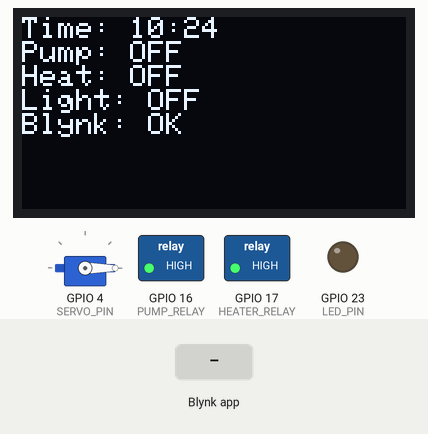
A program run on a simulated ESP32. On the bench: servo, 128×64 one-colour display, switched loads named in the program (green lamp = pin HIGH), output pins drawn as LEDs (lit = HIGH). The inputs (shaded band) are chosen by the test bench. WiFi joins after 1.5 s; servers stay silent unless stated; the local clock reads 2024-03-15 10:24:30 at power-on unless the program sets it; no MQTT or app messages arrive unless stated; pins used as bus, display or sensor lines are not drawn; what the program prints to the serial monitor is not drawn.

Above: at 2.7 s.
2.8 s: Blynk app writes 1 to V2
At 3.9 s:
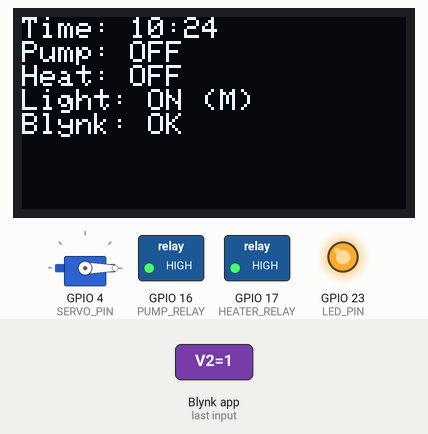
4.8 s: Blynk app writes 0 to V2
At 6.5 s:
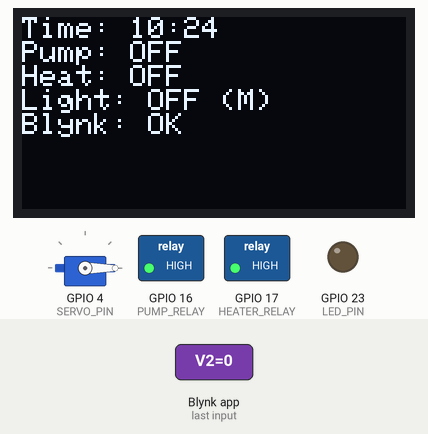
6.8 s: Blynk app writes 1 to V0
At 8.3 s:
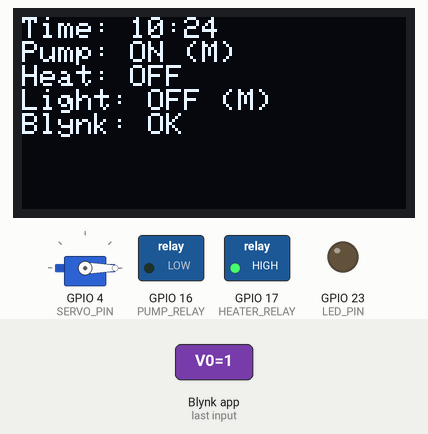
8.8 s: Blynk app writes 1 to V1
At 9.9 s:
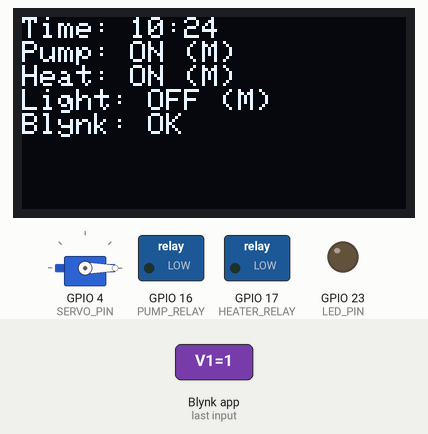
10.8 s: Blynk app writes 200 to V2
At 12.5 s:
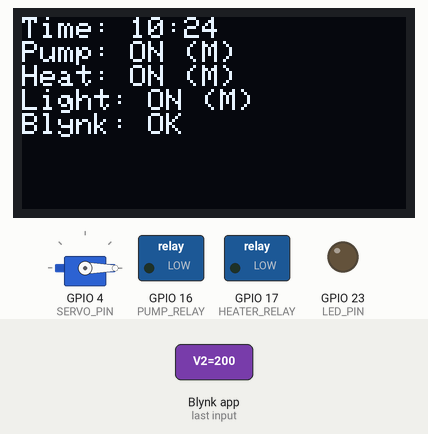
12.8 s: Blynk app writes 0 to V0
At 14.4 s:
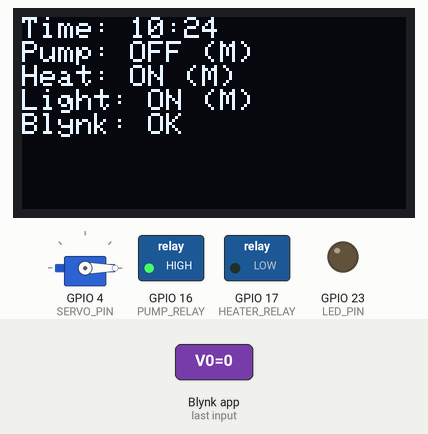
Timing chart, 0 to 15.9 s (numbered marks = the images above; inputs shaded):
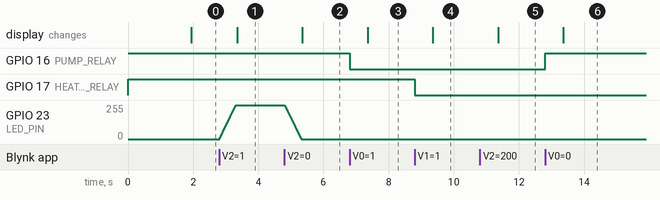

Measured:
- after the input at 2.8 s, GPIO 23 (LED_PIN): moves from 0/255 to 255/255 over 0.50 s, starting at once; the display: changes after 0.55 s (image 1)
- after the input at 4.8 s, GPIO 23 (LED_PIN): moves from 255/255 to 0/255 over 0.50 s, starting at once; the display: changes after 0.55 s (image 2)
- after the input at 6.8 s, GPIO 16 (PUMP_RELAY): HIGH → LOW at once; the display: changes after 0.55 s (image 3)
- after the input at 8.8 s, GPIO 17 (HEATER_RELAY): HIGH → LOW at once; the display: changes after 0.56 s (image 4)
- after the input at 10.8 s, the display: changes after 0.56 s (image 5)
- after the input at 12.8 s, GPIO 16 (PUMP_RELAY): LOW → HIGH at once; the display: changes after 0.56 s (image 6)

The program:

main.cpp
```cpp
//------------Semester Project: Smart Aquarium Controller------------//
//Group Members:
//- Muhammad Hassan Baig (23-NTU-CS-1070)
//- Muhammad Umer        (23-NTU-CS-1078)
//- Muhammad Naveed      (22-NTU-CS-1205)
// This code manages an aquarium's pump, heater, LED lighting, and fish feeder
// It uses Blynk for remote control and MQTT for state reporting


#define BLYNK_TEMPLATE_ID "TMPL6Tc8YLoAK"
#define BLYNK_TEMPLATE_NAME "Smart Aquarium"
#define BLYNK_AUTH_TOKEN "thMQXGtDYGgplCN-k8WAdDwoXn6xTZ_H"

#include <WiFi.h>
#include <WiFiClient.h>
#include <BlynkSimpleEsp32.h>
#include <PubSubClient.h>
#include <ESP32Servo.h>
#include <Wire.h>
#include <Adafruit_GFX.h>
#include <Adafruit_SSD1306.h>
#include <RtcDS1302.h>

/************ WIFI & MQTT ************/
const char* ssid = "23-1078";
const char* password = "";
const char* mqtt_server = "192.168.43.68";
const int mqtt_port = 1883;

WiFiClient espClient;
PubSubClient client(espClient);

/************ PINS ************/
#define PUMP_RELAY   16
#define HEATER_RELAY 17
#define SERVO_PIN    4
#define LED_PIN      23

#define RTC_CLK 25
#define RTC_DAT 26
#define RTC_RST 27

#define OLED_SDA 21
#define OLED_SCL 22

/************ OBJECTS ************/
Servo feederServo;
ThreeWire rtcWire(RTC_DAT, RTC_CLK, RTC_RST);
RtcDS1302<ThreeWire> Rtc(rtcWire);
Adafruit_SSD1306 display(128, 64, &Wire, -1);

/************ STATE VARIABLES ************/
bool pumpState = false;
bool heaterState = false;
bool ledState = false;
bool feedingNow = false;

// Override flags
bool pumpOverride = false;
bool heaterOverride = false;
bool ledOverride = false;

// Schedule Times (Start H, Start M, End H, End M)
// V10: Pump, V11: Heater, V12: LED
int pumpSH=0, pumpSM=0, pumpEH=0, pumpEM=0;
int heaterSH=0, heaterSM=0, heaterEH=0, heaterEM=0;
int ledSH=0, ledSM=0, ledEH=0, ledEM=0;

// Feeding Schedule
int feedH=8, feedM=0;
bool feedDoneToday = false;

// LED PWM
const int freq = 5000;
const int ledChannel = 0;
const int resolution = 8;

/************ HARDWARE CONTROL ************/

// Updates Hardware + MQTT + Blynk
void setPump(bool on, bool fromBlynk = false) {
    if (pumpState != on) {
        pumpState = on;
        digitalWrite(PUMP_RELAY, on ? LOW : HIGH); // Active LOW

        const char* pay = on ? "ON" : "OFF";
        client.publish("aquarium/state/pump", pay);

        if (!fromBlynk) {
            Blynk.virtualWrite(V0, on ? 1 : 0);
        }
    }
}

void setHeater(bool on, bool fromBlynk = false) {
    if (heaterState != on) {
        heaterState = on;
        digitalWrite(HEATER_RELAY, on ? LOW : HIGH); // Active LOW

        const char* pay = on ? "ON" : "OFF";
        client.publish("aquarium/state/heater", pay);

        if (!fromBlynk) {
            Blynk.virtualWrite(V1, on ? 1 : 0);
        }
    }
}

// PWM Fade Wrapper
void ledFade(bool fadeIn) {
    if (fadeIn) {
        ledcAttachPin(LED_PIN, ledChannel); // Attach before fading in
        // Fade 0 -> 255
        for (int i = 0; i <= 255; i += 5) {
            ledcWrite(ledChannel, i);
            delay(10);
        }
    } else {
        // Fade 255 -> 0
        for (int i = 255; i >= 0; i -= 5) {
            ledcWrite(ledChannel, i);
            delay(10);
        }
        ledcWrite(ledChannel, 0); // Ensure fully OFF
        ledcDetachPin(LED_PIN);   // Detach PWM
        digitalWrite(LED_PIN, LOW); // Hard pull-down
    }
}

void setLED(bool on, bool fromBlynk = false) {
    if (ledState != on) {
        ledState = on;

        ledFade(on);

        const char* pay = on ? "ON" : "OFF";
        client.publish("aquarium/state/led", pay);

        if (!fromBlynk) {
             Blynk.virtualWrite(V2, on ? 1 : 0);
        }
    }
}

void feedFish() {
    if (feedingNow) return;
    feedingNow = true;

    client.publish("aquarium/state/feed", "RUNNING");
    Blynk.virtualWrite(V3, 1);


    feederServo.attach(SERVO_PIN);

    // Rotate 0 to 180
    for(int i=0; i<=180; i+=2){
        feederServo.write(i);
        delay(10);
    }

    // Rotate 180 to 0
    for(int i=180; i>=0; i-=2){
        feederServo.write(i);
        delay(10);
    }

    feederServo.detach();

    feedingNow = false;
    client.publish("aquarium/state/feed", "IDLE");
    Blynk.virtualWrite(V3, 0);
}

/************ BLYNK HANDLERS ************/
// V0: Pump Switch
BLYNK_WRITE(V0) {
    bool val = param.asInt();
    pumpOverride = true;
    setPump(val, true);
}
// V1: Heater Switch
BLYNK_WRITE(V1) {
    bool val = param.asInt();
    heaterOverride = true;
    setHeater(val, true);
}
// V2: LED Switch
BLYNK_WRITE(V2) {
    bool val = param.asInt();
    ledOverride = true;
    setLED(val, true);
}
// V3: Feed Button
BLYNK_WRITE(V3) {
    if(param.asInt() == 1) {
        feedFish();
    }
}

// Time Input Widgets parsing: Start(sec), Stop(sec), TZ...
// We just need Start/Stop
void parseTimeInput(const BlynkParam& param, int &sh, int &sm, int &eh, int &em) {
    long start = param[0].asLong();
    long stop = param[1].asLong();

    // TimeInput sends seconds from midnight
    sh = (start / 3600) % 24;
    sm = (start / 60) % 60;
    eh = (stop / 3600) % 24;
    em = (stop / 60) % 60;
}

BLYNK_WRITE(V10) { // Pump Schedule
    parseTimeInput(param, pumpSH, pumpSM, pumpEH, pumpEM);
    pumpOverride = false;
    // Also publish to MQTT for Node-RED visibility?
    char buf[20];
    sprintf(buf, "%02d:%02d-%02d:%02d", pumpSH, pumpSM, pumpEH, pumpEM);
    client.publish("aquarium/state/schedule/pump", buf);
}

BLYNK_WRITE(V11) { // Heater Schedule
    parseTimeInput(param, heaterSH, heaterSM, heaterEH, heaterEM);
    heaterOverride = false;
    char buf[20];
    sprintf(buf, "%02d:%02d-%02d:%02d", heaterSH, heaterSM, heaterEH, heaterEM);
    client.publish("aquarium/state/schedule/heater", buf);
}

BLYNK_WRITE(V12) { // LED Schedule
    parseTimeInput(param, ledSH, ledSM, ledEH, ledEM);
    ledOverride = false;
    char buf[20];
    sprintf(buf, "%02d:%02d-%02d:%02d", ledSH, ledSM, ledEH, ledEM);
    client.publish("aquarium/state/schedule/led", buf);
}


/************ MQTT CALLBACK ************/
void mqttCallback(char* topic, byte* payload, unsigned int length) {
    String msg;
    for (int i = 0; i < length; i++) msg += (char)payload[i];
    String t = String(topic);

    if (t == "aquarium/set/pump") {
        pumpOverride = true;
        setPump(msg == "ON", false);
    }
    else if (t == "aquarium/set/heater") {
        heaterOverride = true;
        setHeater(msg == "ON", false);
    }
    else if (t == "aquarium/set/led") {
        ledOverride = true;
        setLED(msg == "ON", false);
    }
    else if (t == "aquarium/set/feed") {
        feedFish();
    }
    else if (t == "aquarium/set/override/reset") {
        pumpOverride = false;
        heaterOverride = false;
        ledOverride = false;
    }
}

void reconnectMqtt() {
    if (!client.connected()) {
        if (client.connect("ESP32Aquarium")) {
            client.subscribe("aquarium/set/#");
        }
    }
}

/************ SETUP ************/
void setup() {
    Serial.begin(115200);

    // Init Pins
    pinMode(PUMP_RELAY, OUTPUT);
    digitalWrite(PUMP_RELAY, HIGH); // OFF
    pinMode(HEATER_RELAY, OUTPUT);
    digitalWrite(HEATER_RELAY, HIGH); // OFF

    // Explicitly set LED OFF first
    pinMode(LED_PIN, OUTPUT);
    digitalWrite(LED_PIN, LOW);

    ledcSetup(ledChannel, freq, resolution);

    feederServo.attach(SERVO_PIN);
    feederServo.write(0);
    feederServo.detach();

    // Init OLED
    Wire.begin(OLED_SDA, OLED_SCL);
    display.begin(SSD1306_SWITCHCAPVCC, 0x3C);
    display.clearDisplay();
    display.setTextSize(1);
    display.setTextColor(WHITE);
    display.setCursor(0,0);
    display.println("Booting...");
    display.display();

    // Init RTC
    Rtc.Begin();

    // Connect WiFi

    WiFi.begin(ssid, password);
    int wifiCount = 0;
    while (WiFi.status() != WL_CONNECTED && wifiCount < 20) {
        delay(500);
        Serial.print(".");
        wifiCount++;
    }

    Blynk.config(BLYNK_AUTH_TOKEN);

    // Sync Time
    configTime(5 * 3600, 0, "pool.ntp.org", "time.nist.gov");
    struct tm timeinfo;
    if (getLocalTime(&timeinfo)) {
        RtcDateTime now(timeinfo.tm_year + 1900, timeinfo.tm_mon + 1, timeinfo.tm_mday, timeinfo.tm_hour, timeinfo.tm_min, timeinfo.tm_sec);
        Rtc.SetDateTime(now);
    }

    client.setServer(mqtt_server, mqtt_port);
    client.setCallback(mqttCallback);
}

bool isTimeInRange(int h, int m, int sh, int sm, int eh, int em) {
    int now = h * 60 + m;
    int start = sh * 60 + sm;
    int end = eh * 60 + em;
    if (start == end) return false;
    if (start < end) return now >= start && now < end;
    return now >= start || now < end;
}

/************ LOOP ************/
void loop() {
    Blynk.run();

    if (!client.connected()) reconnectMqtt();
    client.loop();

    RtcDateTime now = Rtc.GetDateTime();
    int h = now.Hour();
    int m = now.Minute();

    // Automation
    if (!pumpOverride) {
        setPump(isTimeInRange(h, m, pumpSH, pumpSM, pumpEH, pumpEM));
    }
    if (!heaterOverride) {
        setHeater(isTimeInRange(h, m, heaterSH, heaterSM, heaterEH, heaterEM));
    }
    if (!ledOverride) {
        setLED(isTimeInRange(h, m, ledSH, ledSM, ledEH, ledEM));
    }

    // Feeding
    if (h == feedH && m == feedM && !feedDoneToday) {
        feedFish();
        feedDoneToday = true;
    }
    if (h == 0 && m == 0) feedDoneToday = false;

    // Display
    static unsigned long lastOled = 0;
    if (millis() - lastOled > 1000) {
        lastOled = millis();
        display.clearDisplay();
        display.setCursor(0,0);
        display.printf("Time: %02d:%02d\n", h, m);
        display.printf("Pump: %s %s\n", pumpState?"ON":"OFF", pumpOverride?"(M)":"");
        display.printf("Heat: %s %s\n", heaterState?"ON":"OFF", heaterOverride?"(M)":"");
        display.printf("Light: %s %s\n", ledState?"ON":"OFF", ledOverride?"(M)":"");
        display.printf("Blynk: %s\n", Blynk.connected()?"OK":"DQ");
        display.display();
    }
}
```
